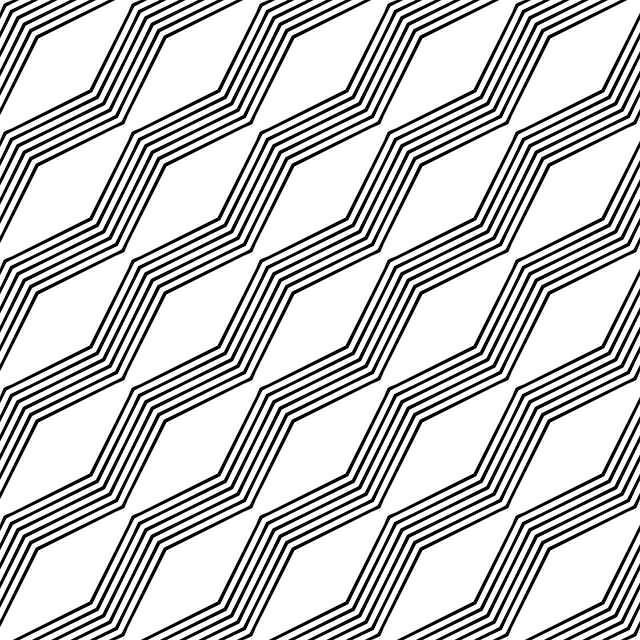
#> input picture Fabric Texture Recognition/fabric/01.png, 640 x 640 px; its folder holds only this picture in this run
$ python HW10.py
#> lines starting #> are read from the running program, lines starting #| are printed output that depends on the picture
import numpy as np
import cv2
import sys
from os import listdir
from os.path import isfile, join
from matplotlib import pyplot as plt

def is_1(I):
    if I[0] == [0, 16] and I[1] == [2, 16] and I[2] == [2, 18]:
        print("this picture is 1!")
        return True
    else: return False
# [97 lines left out: functions is_2, is_3, is_4, is_5, is_6, is_7 and 13 more, not called in this run]
INF = sys.maxsize
img_path = 'fabric'
files = [ f for f in listdir(img_path) if isfile(join(img_path,f)) ]

dominant = [] # 10개의 큰 index 위치

for i in range(len(files)):
    img = cv2.imread(join(img_path,files[i]),0)
#> img is the input picture: shape (640, 640); min 0, max 255, mean 197.6
    if i==0 or i==1:
        img = cv2.resize(img,dsize=(160,160),interpolation=cv2.INTER_AREA)
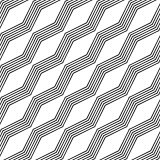
#> img: shape (160, 160); min 32, max 255, mean 197.6
    elif i==2:
        img = cv2.resize(img,dsize=(320,320),interpolation=cv2.INTER_AREA)
    elif i==4 or i==12:
        img = cv2.resize(img,dsize=(130,130),interpolation=cv2.INTER_AREA)
    elif i==6 or i==10:
        img = cv2.resize(img,dsize=(200,200),interpolation=cv2.INTER_AREA)
    elif i==18:
        img = cv2.resize(img,dsize=(360,360),interpolation=cv2.INTER_AREA)
    # 6(480*640) 10(240*640) 15(426*640) 17(478*640) 20(300*600)
    elif i==5 or i==9 or i==14 or i==16 or i==19:
        img = cv2.resize(img,dsize=(0,0),fx=0.4,fy=0.4,interpolation=cv2.INTER_AREA)
    # 8(360*640)
    elif i==7:
        img = cv2.resize(img,dsize=(0,0),fx=0.7,fy=0.7,interpolation=cv2.INTER_AREA)

    rows,cols = img.shape
#> rows = 160; cols = 160
    r = rows // 64
#> r = 2
    c = cols // 64
#> c = 2

    coefficients = []

    for j in range(r):
        for k in range(c):
            _img = img[j*64:(j*64)+64,k*64:(k*64)+64]
            f = np.fft.fft2(_img)
            fshift = np.fft.fftshift(f)
            m_spectrum = 20*np.log(np.abs(fshift))

            quadrant = m_spectrum[:32,32:64]

            tmp = np.ravel(quadrant)
            tmp = np.sort(tmp)[::-1]
            cut = tmp[9]

            I = []
            x = 0
            for p in range(32):
                for q in range(32):
                    if quadrant[p][q] >= cut:
                        if x == 10: break
                        I.append([p,q])
                        x += 1
                if x==10: break

            coefficients.append(I)
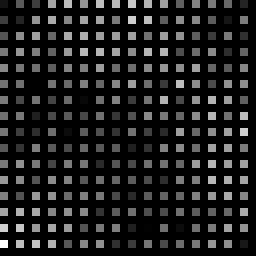
#> quadrant: shape (32, 32) float64 (shown 8 times larger); 75% of the values are NaN or infinite; the others: min 49.96, max 212.8, mean 126; drawn with min black, max white, NaN and infinite black
#> after the loop, coefficients = 4 items
    dominant.append(coefficients)
    #print("--------------------------------------------------------------------------")

#exit()

for i in range(len(files)):
    img = cv2.imread(join(img_path,files[i]),0)
    if i==0 or i==1:
        img = cv2.resize(img,dsize=(160,160),interpolation=cv2.INTER_AREA)
    elif i==2:
        img = cv2.resize(img,dsize=(320,320),interpolation=cv2.INTER_AREA)
    elif i==4 or i==12:
        img = cv2.resize(img,dsize=(130,130),interpolation=cv2.INTER_AREA)
    elif i==6 or i==10:
        img = cv2.resize(img,dsize=(200,200),interpolation=cv2.INTER_AREA)
    elif i==5 or i==9 or i==14 or i==16 or i==19:
        img = cv2.resize(img,dsize=(0,0),fx=0.4,fy=0.4,interpolation=cv2.INTER_AREA)
    elif i==7:
        img = cv2.resize(img,dsize=(0,0),fx=0.7,fy=0.7,interpolation=cv2.INTER_AREA)
    elif i==18:
        img = cv2.resize(img,dsize=(360,360),interpolation=cv2.INTER_AREA)
    img = img[:64,:64]
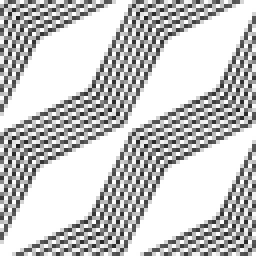
#> img: shape (64, 64) (shown 4 times larger); min 32, max 255, mean 197.6

    f = np.fft.fft2(img)
    fshift = np.fft.fftshift(f)
    m_spectrum = 20*np.log(np.abs(fshift))
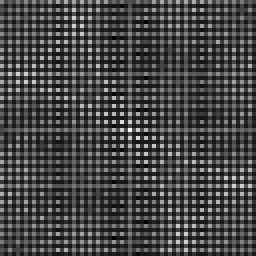
#> m_spectrum: shape (64, 64) float64 (shown 4 times larger); min -28.87, max 272.1, mean 55.1; drawn with min black and max white

    block = m_spectrum[:32,32:64]
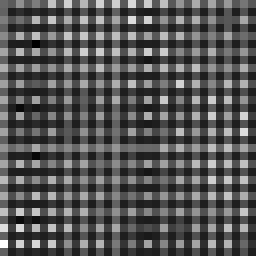
#> block: shape (32, 32) float64 (shown 8 times larger); min -28.87, max 212.8, mean 52.2; drawn with min black and max white

    tmp = np.ravel(block)
#> tmp = 1024 values, max 212.8 at index 960, min -28.87 at index 164, mean 52.17
    tmp = np.sort(tmp)[::-1]
#> tmp = 1024 values, max 212.8 at index 0, min -28.87 at index 1023, mean 52.17
    cut = tmp[9]
#> cut = 171.6

    I = []
    x = 0
    for p in range(32):
        for q in range(32):
            if block[p][q] >= cut:
                if x == 10: break
                I.append([p,q])
                x += 1
        if x==10: break

    while True:
        if is_1(I) or is_2(I): break
        elif is_3(I) or is_5(I) or is_7(I) or is_8(I) or is_10(I) or is_11(I) or is_13(I) or \
            is_18(I) or is_19(I) or is_20(I): break
        elif is_4(I) or is_9(I) or is_14(I) or is_15(I) or is_17(I): break
        elif is_16(I): break
        elif is_6(I): break
        elif is_12(I): break


    plt.subplot(121),plt.imshow(img, cmap = 'gray')
    plt.title('Input Image'), plt.xticks([]), plt.yticks([])
    plt.subplot(122),plt.imshow(m_spectrum, cmap = 'gray')
    plt.title('Magnitude Spectrum'), plt.xticks([]), plt.yticks([])
    plt.show()

$ run again, on Fabric Texture Recognition/fabric/06.jpg
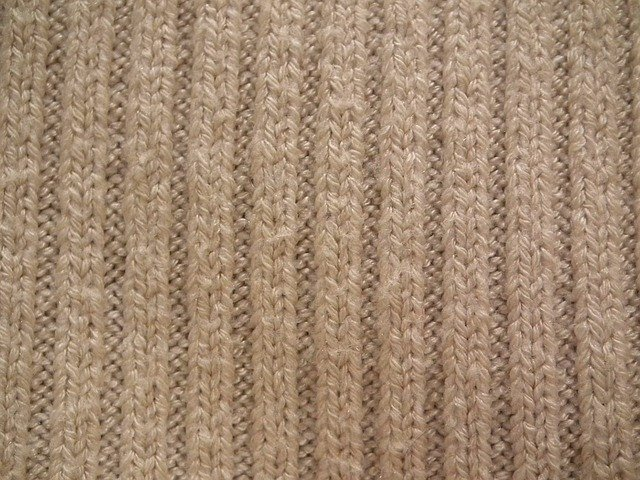
#> input picture Fabric Texture Recognition/fabric/06.jpg, 640 x 480 px
#> after the loop `for j in range(r):`:
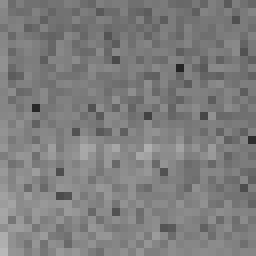
#> quadrant: shape (32, 32) float64 (shown 8 times larger); min 37.62, max 184.8, mean 126
#> after the loop `for j in range(r):`: coefficients = 4 items
#> `block = m_spectrum[:32,32:64]`:
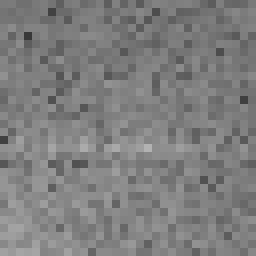
#> block: shape (32, 32) float64 (shown 8 times larger); min 56.53, max 178.7, mean 126.5
#> `tmp = np.ravel(block)`: tmp = 1024 values, max 178.7 at index 594, min 56.53 at index 131, mean 126.5
#> `tmp = np.sort(tmp)[::-1]`: tmp = 1024 values, max 178.7 at index 0, min 56.53 at index 1023, mean 126.5
#> cut = 161.4

$ run again, on Fabric Texture Recognition/fabric/02.jpg
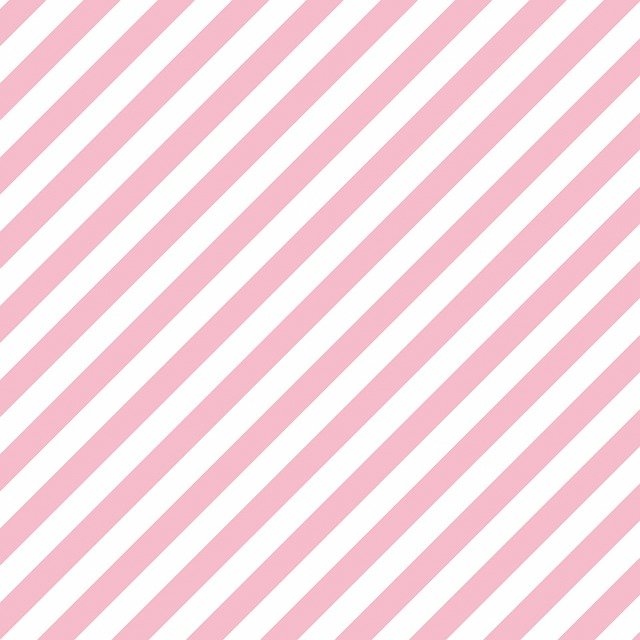
#> input picture Fabric Texture Recognition/fabric/02.jpg, 640 x 640 px
#> after the loop `for j in range(r):`: coefficients = 4 items
#> `m_spectrum = 20*np.log(np.abs(fshift))`:
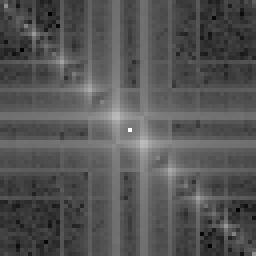
#> m_spectrum: shape (64, 64) float64 (shown 4 times larger); min 14.42, max 275.1, mean 101.2; drawn with min black and max white
#> `block = m_spectrum[:32,32:64]`:
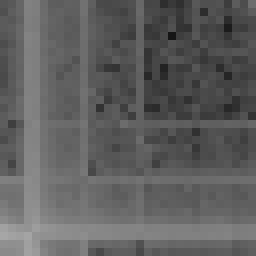
#> block: shape (32, 32) float64 (shown 8 times larger); min 22.89, max 166.1, mean 95.7
#> `tmp = np.ravel(block)`: tmp = 1024 values, max 166.1 at index 928, min 22.89 at index 149, mean 95.67
#> `tmp = np.sort(tmp)[::-1]`: tmp = 1024 values, max 166.1 at index 0, min 22.89 at index 1023, mean 95.67
#> cut = 154.4
